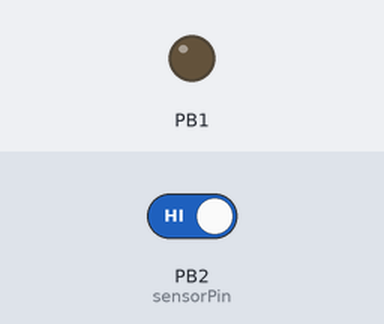
Bench run of a sketch on a simulated ATtiny85, built with avr-gcc and run on an emulated ATtiny85. Parts: output pins drawn as LEDs (lit = HIGH). The test bench sets the inputs (shaded band); at power-on: PB2 (sensorPin) HIGH.

Above: at 2.7 s.
2.8 s: PB2 (sensorPin) driven LOW
At 3.9 s:
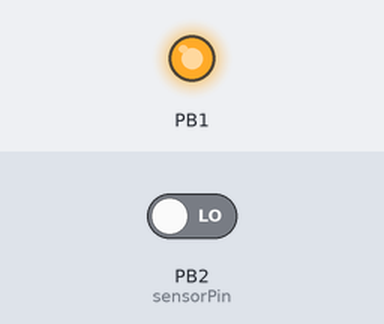
4.3 s: PB2 (sensorPin) driven HIGH
At 5.6 s:
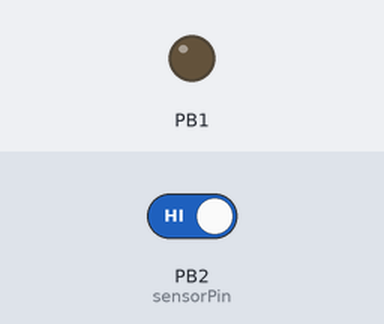
Timing chart, 0 to 7.3 s (numbered marks = the images above; inputs shaded):
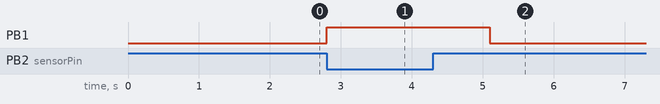

Measured:
- after the input at 2.8 s, PB1: LOW → HIGH at once
- after the input at 4.3 s, PB1: HIGH → LOW after 0.80 s

The sketch:

buszoklask.ino
```cpp
#define sensorPin 2
#include "DigiKeyboard.h"
#define KEY_PAGEDOWN 0x4E
#define KEY_PAGEUP 0x4B
int lastSoundValue;
int soundValue;
long lastNoiseTime = 0;
long currentNoiseTime = 0;
long lastSlideChange = 0;
int rStatus = LOW;
void setup() {
  pinMode(sensorPin, INPUT);
  pinMode(1, OUTPUT);
  DigiKeyboard.update();
  DigiKeyboard.sendKeyStroke(0);
  DigiKeyboard.delay(1500);
}
void loop() {
  DigiKeyboard.update();
  soundValue = !digitalRead(sensorPin);
  currentNoiseTime = millis();
  digitalWrite(1, rStatus);
  if (soundValue == 1) {
    if ((currentNoiseTime > lastNoiseTime + 200) &&
        (lastSoundValue== 0)&&(rStatus == LOW)
    )  {
      rStatus = HIGH;
      DigiKeyboard.sendKeyStroke(KEY_PAGEDOWN);
    }
      digitalWrite(1, rStatus);
    if (
     (currentNoiseTime > lastNoiseTime + 200) &&
      (lastSoundValue == 0) &&
     (currentNoiseTime < lastNoiseTime + 800) &&
      (currentNoiseTime > lastSlideChange + 1000)&&
      (rStatus == HIGH)
    ) {
      DigiKeyboard.sendKeyStroke(KEY_PAGEUP);
      DigiKeyboard.sendKeyStroke(KEY_PAGEUP);
      lastSlideChange = currentNoiseTime;
      rStatus = LOW;
      digitalWrite(1, rStatus);
     }
     lastNoiseTime = currentNoiseTime;
  }
else if((rStatus == HIGH)&& (currentNoiseTime > lastNoiseTime+800)&&(currentNoiseTime > lastSlideChange + 1000)){
      rStatus = LOW;
      digitalWrite(1, rStatus);
      }
  lastSoundValue = soundValue;
}
```
